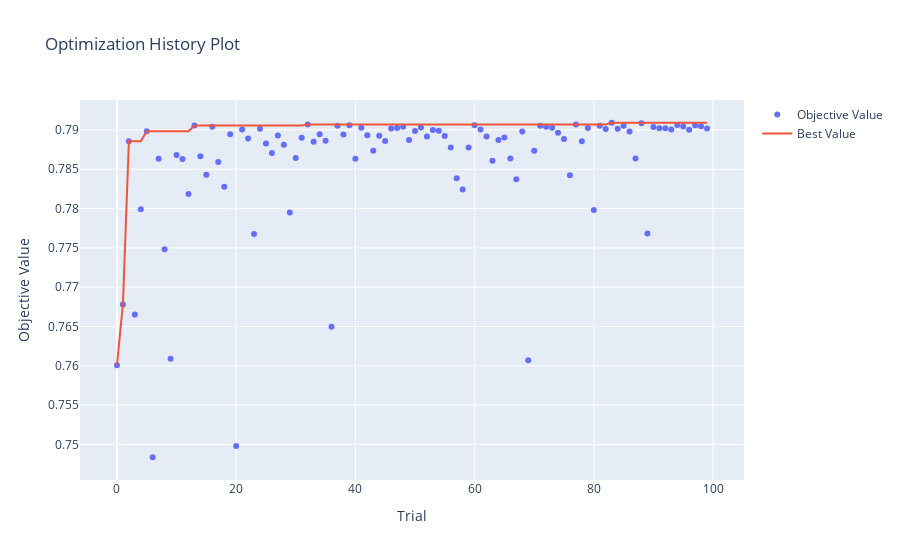

Notebook cell for this chart:
### Markdown cell above
## Visualización de su aprendizaje

El modelo trabaja en base a varios intentos en los que busca parámetros de forma aleatoria, pero que de a poco aprende cuál es la combinación que da mejores resultados en base a la tarea que le dí. Dicho esto, se puede aprecia que al principio solía dar resultados más bien azarosos, pero conforme fue aprendiendo, sus intentos se iban volviendo más y más constantes.

### Code cell
optuna.visualization.plot_optimization_history(study)
